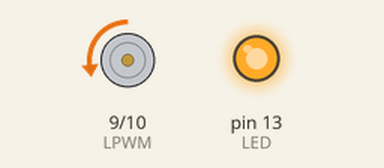
This sketch was run on a simulated Arduino Uno, built with avr-gcc and run on an emulated ATmega328P. On the bench: motor-driver pin pairs drawn as motors (green arrow = first pin HIGH = forward, orange = second pin HIGH = backward, longer = more drive), output pins drawn as LEDs (lit = HIGH).

Above: at 0.02 s.
At 2.67 s:
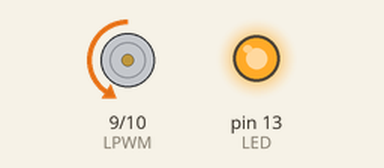
At 5.37 s:
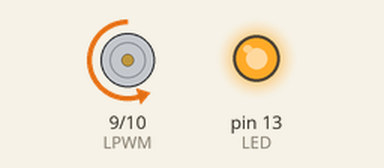
At 10.7 s:
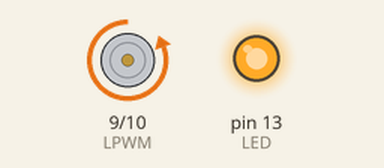
Timing chart, 0 to 29.4 s (numbered marks = the images above):
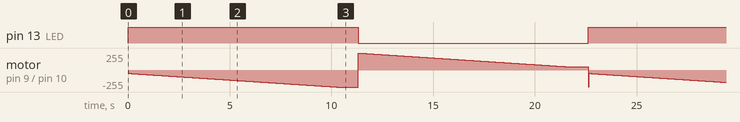

The sketch:

bts_motor_driver.ino
```cpp
const int RPWM = 10;   // Sağ PWM pini
const int LPWM = 9;    // Sol PWM pini
const int LED = 13;

void setup() {
  pinMode(RPWM, OUTPUT);
  pinMode(LPWM, OUTPUT);

  pinMode(LED, OUTPUT);

  // Motoru durdur
  analogWrite(RPWM, 0);
  analogWrite(LPWM, 0);
}

void loop() {
  // Motor hızını yavaş yavaş arttır
  for (int speed = 50; speed <= 255; speed++) {
    digitalWrite(LED, HIGH);
    analogWrite(RPWM, speed);  // RPWM üzerinden hız kontrolü
    analogWrite(LPWM, 0);      // Diğer yön kapalı
    delay(50);                 // Hızın yavaş yavaş artmasını sağlar
  }

  delay(1000);

  // Motor hızını yavaş yavaş azalt
  for (int speed1 = 255; speed1 >= 50; speed1--) {
    digitalWrite(LED, LOW);
    analogWrite(RPWM, 0);
    analogWrite(LPWM, speed1);
    delay(50);
  }

  delay(1000);  // Maksimum hızda 1 saniye bekle
}
```

Measured:
- by itself, pin 13 (LED): alternates HIGH for 11.3 s and LOW for 11.3 s
